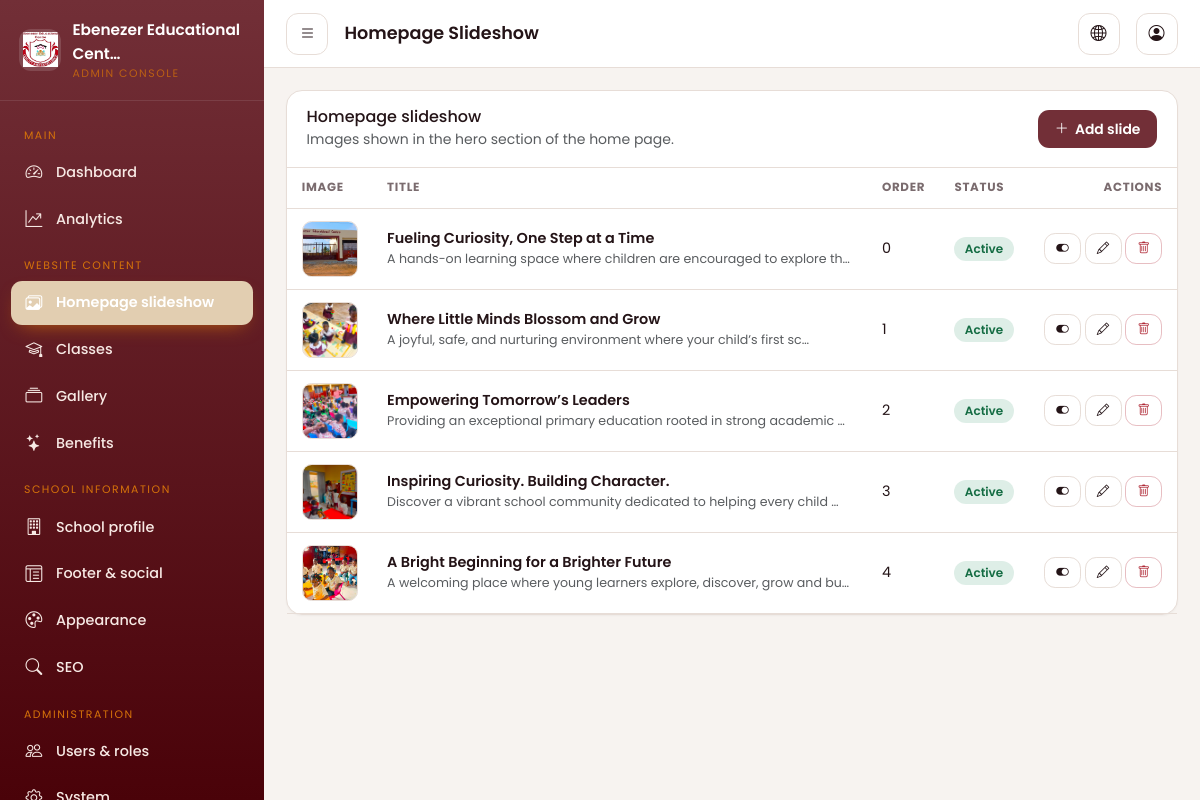
The page /dashboard/slides/ (signed in) on the database its author committed.
### apps/core/models.py (models this page shows, shortened)
class SingletonModel(models.Model):
    CACHE_KEY = None
    class Meta:
        abstract = True
    @classmethod
    def _cache_key(cls) -> str:
        return cls.CACHE_KEY or f"singleton:{cls._meta.label}"
    @classmethod
    def get_solo(cls):
        key = cls._cache_key()
        obj = cache.get(key)
        if obj is None:
            obj, _ = cls.objects.get_or_create(pk=1)
            cache.set(key, obj, 60)
        return obj

class SchoolSettings(SingletonModel):
    CACHE_KEY = "settings:school"
    school_name = models.CharField(max_length=150, default="Ebenezer Educational Centre")
    short_description = models.CharField(
        max_length=300,
        blank=True,
        help_text="Used in the footer and social sharing cards.",
    )
    tagline = models.CharField(
        max_length=200,
        blank=True,
        help_text="Short tagline shown below the school name in the navbar.",
    )
    full_description = models.TextField(
        blank=True,
        help_text="Longer introduction used on the homepage and About page.",
    )
    address = models.CharField(max_length=255, blank=True, default="Jukwa, Cape Coast")
    town = models.CharField(max_length=100, blank=True, default="Jukwa")
    region = models.CharField(max_length=100, blank=True, default="Central Region")
    country = models.CharField(max_length=100, blank=True, default="Ghana")
    phone_primary = models.CharField(max_length=40, blank=True)
    phone_secondary = models.CharField(max_length=40, blank=True)
    email_primary = models.EmailField(blank=True)
    email_secondary = models.EmailField(blank=True)
    opening_hours = models.CharField(
        max_length=200, blank=True, default="Monday - Friday, 7:00am - 4:00pm"
    )
    vision = models.TextField(blank=True)
    mission = models.TextField(blank=True)
    proprietress_name = models.CharField(max_length=150, blank=True)
    proprietress_title = models.CharField(
        max_length=150, blank=True, default="Proprietress"
    )
    proprietress_message = models.TextField(blank=True)
    headmistress_image = models.ImageField(
        upload_to="branding/",
        blank=True,
        null=True,
        help_text="Optional photo of the school headmistress.",
    )
    logo = models.ImageField(upload_to="branding/", blank=True, null=True)
    logo_light = models.ImageField(
        upload_to="branding/",
        blank=True,
        null=True,
        help_text="Optional logo variant for dark backgrounds.",
    )
    favicon = models.ImageField(upload_to="branding/", blank=True, null=True)
    default_image = models.ImageField(
        upload_to="branding/", blank=True, null=True
    )
    home_welcome_image = models.ImageField(
        upload_to="branding/",
        blank=True,
        null=True,
        help_text="Photo shown in the Welcome section of the homepage.",
    )
    home_welcome_video = models.FileField(
        upload_to="branding/videos/",
        blank=True,
        null=True,
        validators=[VideoValidator()],
        help_text="Optional video shown in the Welcome section of the homepage (takes priority over the image if both are set).",
    )
    about_story_image = models.ImageField(
        upload_to="branding/",
        blank=True,
        null=True,
        help_text="Photo shown in the Our Story section of the About page.",
    )
    about_story_video = models.FileField(
        upload_to="branding/videos/",
        blank=True,
        null=True,
        validators=[VideoValidator()],
        help_text="Optional video shown in the Our Story section of the About page (takes priority over the image if both are set).",
    )
    map_url = models.URLField(
        blank=True,
        max_length=1000,
        help_text="Google Maps embed URL (Share → Embed a map in Google Maps), not a short sharing link. Leave blank to hide the map.",
    )
    directions_url = models.URLField(blank=True)
    footer_intro = models.TextField(blank=True)
    footer_copyright = models.CharField(max_length=255, blank=True)
    facebook_url = models.URLField(blank=True)
    instagram_url = models.URLField(blank=True)
    twitter_url = models.URLField(blank=True)
    tiktok_url = models.URLField(blank=True)
    youtube_url = models.URLField(blank=True)
    linkedin_url = models.URLField(blank=True)
    whatsapp_number = models.CharField(max_length=40, blank=True)
    updated_at = models.DateTimeField(auto_now=True)
    class Meta:
        verbose_name = "School settings"
        verbose_name_plural = "School settings"

### apps/school/models.py (models this page shows, shortened)
class HeroSlide(TimeStampedModel):
    label = models.CharField(
        max_length=120,
        blank=True,
        default="WELCOME TO EBENEZER EDUCATIONAL CENTRE",
    )
    title = models.CharField(max_length=200)
    subtitle = models.TextField(blank=True)
    image = models.ImageField(
        upload_to="hero/", blank=True, null=True, validators=[ImageValidator()]
    )
    alt_text = models.CharField(
        max_length=200,
        blank=True,
        help_text="Describe the image for screen readers.",
    )
    primary_button_label = models.CharField(max_length=60, blank=True)
    primary_button_url = models.CharField(
        max_length=255, blank=True, help_text="Relative path such as /classes/ or full URL."
    )
    secondary_button_label = models.CharField(max_length=60, blank=True)
    secondary_button_url = models.CharField(max_length=255, blank=True)
    display_order = models.PositiveIntegerField(default=0, db_index=True)
    is_active = models.BooleanField(default=True, db_index=True)
    class Meta:
        ordering = ["display_order", "id"]
        verbose_name = "Hero slide"
        verbose_name_plural = "Hero slides"

### apps/dashboard/views.py (the view)
# urls.py: path("slides/", views.slide_list, name="slide_list"),
@capability_required("content_manage")
def slide_list(request):
    slides = HeroSlide.objects.all()
    return render(
        request,
        "dashboard/slides/list.html",
        {"slides": slides, "page_title": "Homepage Slideshow", "active": "slides"},
    )

### templates/dashboard/slides/list.html (shortened to what this page needs)
{% extends "dashboard/base.html" %}
{% block content %}
<div class="dash-card">
  <div class="dash-card-head">
    <div>
      <h2 class="h6 mb-0">Homepage slideshow</h2>
      <span class="text-muted small">Images shown in the hero section of the home page.</span>
    </div>
    <a href="{% url 'dashboard:slide_create' %}" class="dash-btn dash-btn-primary"><i class="bi bi-plus-lg"></i> Add slide</a>
  </div>
  <div class="table-responsive">
    <table class="dash-table">
      <thead>
        <tr><th>Image</th><th>Title</th><th>Order</th><th>Status</th><th class="text-end">Actions</th></tr>
      </thead>
      <tbody>
        {% for slide in slides %}
          <tr>
            <td>
              {% if slide.image %}<img src="{{ slide.image.url }}" alt="" class="thumb">
              {% else %}<span class="thumb d-inline-grid place-items-center text-muted"><i class="bi bi-image"></i></span>{% endif %}
            </td>
            <td>
              <div class="fw-semibold">{{ slide.title|default:"(untitled)" }}</div>
              <div class="text-muted small">{{ slide.subtitle|truncatechars:70 }}</div>
            </td>
            <td>{{ slide.display_order }}</td>
            <td>
              {% if slide.is_active %}<span class="pill pill-active">Active</span>
              {% else %}<span class="pill pill-inactive">Hidden</span>{% endif %}
            </td>
            <td class="text-end text-nowrap">
              <form method="post" action="{% url 'dashboard:slide_toggle' slide.pk %}" class="d-inline">
                <button class="dash-btn dash-btn-light dash-btn-sm" title="Toggle visibility"><i class="bi bi-toggle-{% if slide.is_active %}on{% else %}off{% endif %}"></i></button>
              </form>
              <a class="dash-btn dash-btn-light dash-btn-sm" href="{% url 'dashboard:slide_update' slide.pk %}"><i class="bi bi-pencil"></i></a>
              <a class="dash-btn dash-btn-danger dash-btn-sm" href="{% url 'dashboard:slide_delete' slide.pk %}"><i class="bi bi-trash"></i></a>
            </td>
          </tr>
        {% empty %}
          <tr><td colspan="5" class="text-center text-muted py-5">No slides yet. Add your first slide to bring the homepage to life.</td></tr>
        {% endfor %}
      </tbody>
    </table>
  </div>
</div>
{% endblock %}

### templates/dashboard/partials/sidebar.html (shortened to what this page needs)
{% load static %}{% load permissions %}
<aside class="dash-sidebar" aria-label="Dashboard navigation">
  <a class="dash-brand" href="{% url 'dashboard:overview' %}">
    <span class="mark">
      {% if school.logo %}<img src="{{ school.logo.url }}" alt="">{% else %}<i class="bi bi-mortarboard-fill"></i>{% endif %}
    </span>
    <span>
      <span class="name">{{ school.school_name|truncatechars:26 }}</span>
      <span class="sub d-block" style="color:#D5720A">Admin Console</span>
    </span>
  </a>
  <nav class="dash-nav">
    <div class="group-label">Main</div>
    {% if request.user|can:"dashboard_access" %}
      <a href="{% url 'dashboard:overview' %}" class="{% if active == 'overview' %}active{% endif %}"><i class="bi bi-speedometer2"></i> Dashboard</a>
    {% endif %}
    {% if request.user|can:"analytics_view" %}
      <a href="{% url 'dashboard:analytics' %}" class="{% if active == 'analytics' %}active{% endif %}"><i class="bi bi-graph-up-arrow"></i> Analytics</a>
    {% endif %}
    {% if request.user|can:"content_manage" %}
      <div class="group-label">Website content</div>
      <a href="{% url 'dashboard:slide_list' %}" class="{% if active == 'slides' %}active{% endif %}"><i class="bi bi-images"></i> Homepage slideshow</a>
      <a href="{% url 'dashboard:class_list' %}" class="{% if active == 'classes' %}active{% endif %}"><i class="bi bi-mortarboard"></i> Classes</a>
      <a href="{% url 'dashboard:album_list' %}" class="{% if active == 'gallery' %}active{% endif %}"><i class="bi bi-collection"></i> Gallery</a>
      <a href="{% url 'dashboard:benefit_list' %}" class="{% if active == 'benefits' %}active{% endif %}"><i class="bi bi-stars"></i> Benefits</a>
    {% endif %}
    {% if request.user|can:"settings_manage" %}
      <div class="group-label">School information</div>
      <a href="{% url 'dashboard:school_info' %}" class="{% if active == 'school' %}active{% endif %}"><i class="bi bi-building"></i> School profile</a>
      <a href="{% url 'dashboard:footer_settings' %}" class="{% if active == 'footer' %}active{% endif %}"><i class="bi bi-layout-text-window-reverse"></i> Footer &amp; social</a>
    {% endif %}
    {% if request.user|can:"appearance_manage" %}
      <a href="{% url 'dashboard:appearance' %}" class="{% if active == 'appearance' %}active{% endif %}"><i class="bi bi-palette"></i> Appearance</a>
    {% endif %}
    {% if request.user|can:"seo_manage" %}
      <a href="{% url 'dashboard:seo_settings' %}" class="{% if active == 'seo' %}active{% endif %}"><i class="bi bi-search"></i> SEO</a>
    {% endif %}
    {% if request.user|can:"notifications_manage" or request.user|can:"users_manage" or request.user|can:"system_manage" %}
      <div class="group-label">Administration</div>
      {% if request.user|can:"users_manage" %}
        <a href="{% url 'dashboard:user_list' %}" class="{% if active == 'users' %}active{% endif %}"><i class="bi bi-people"></i> Users &amp; roles</a>
      {% endif %}
      {% if request.user|can:"system_manage" %}
        <a href="{% url 'dashboard:system_settings' %}" class="{% if active == 'system' %}active{% endif %}"><i class="bi bi-gear"></i> System</a>
      {% endif %}
    {% endif %}
  </nav>
</aside>

### rows shown on the page
SchoolSettings: logo (picture), school_name "Ebenezer Educational Cent…"
HeroSlide: image (picture), title "Fueling Curiosity, One Step at a Time", subtitle "A hands-on learning space where children are encouraged to explore th…", display_order "0", is_active "Active"
HeroSlide: image (picture), title "Where Little Minds Blossom and Grow", subtitle "A joyful, safe, and nurturing environment where your child’s first sc…", display_order "1", is_active "Active"
HeroSlide: image (picture), title "Empowering Tomorrow’s Leaders", subtitle "Providing an exceptional primary education rooted in strong academic …", display_order "2", is_active "Active"
HeroSlide: image (picture), title "Inspiring Curiosity. Building Character.", subtitle "Discover a vibrant school community dedicated to helping every child …", display_order "3", is_active "Active"
HeroSlide: image (picture), title "A Bright Beginning for a Brighter Future", subtitle "A welcoming place where young learners explore, discover, grow and bu…", display_order "4", is_active "Active"

### other values the page prints
{{ page_title|default:"Dashboard" }} "Homepage Slideshow"
